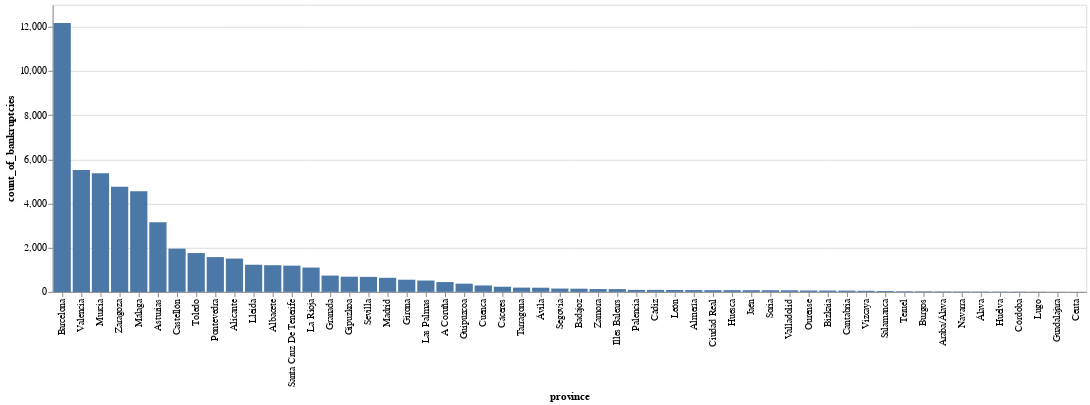

This figure's notebook cell:
### Code cell
import altair as alt
import pandas as pd


alt.Chart(df_provinces).mark_bar().encode(
    y='count_of_bankruptcies:Q',
    x=alt.Y('province:N', sort='-y'),
    tooltip = ['province','count_of_bankruptcies']
)

### Figure 1 — Vega-Lite specification as saved in the notebook (floating-point values rounded to 4 significant figures)
{"config": {"view": {"continuousWidth": 400, "continuousHeight": 300}}, "data": {"name": "data-338c9143d0babce963e071d2612bbd92"}, "mark": "bar", "encoding": {"tooltip": [{"type": "nominal", "field": "province"}, {"type": "quantitative", "field": "count_of_bankruptcies"}], "x": {"type": "nominal", "field": "province", "sort": "-y"}, "y": {"type": "quantitative", "field": "count_of_bankruptcies"}}, "$schema": "https://vega.github.io/schema/vega-lite/v4.8.1.json", "datasets": {"data-338c9143d0babce963e071d2612bbd92": [{"province": "Barcelona", "count_of_bankruptcies": 12176}, {"province": "Valencia", "count_of_bankruptcies": 5524}, {"province": "Murcia", "count_of_bankruptcies": 5373}, {"province": "Zaragoza", "count_of_bankruptcies": 4757}, {"province": "Málaga", "count_of_bankruptcies": 4552}, {"province": "Asturias", "count_of_bankruptcies": 3154}, {"province": "Castellón", "count_of_bankruptcies": 1957}, {"province": "Toledo", "count_of_bankruptcies": 1759}, {"province": "Pontevedra", "count_of_bankruptcies": 1576}, {"province": "Alicante", "count_of_bankruptcies": 1509}, {"province": "Lleida", "count_of_bankruptcies": 1229}, {"province": "Albacete", "count_of_bankruptcies": 1208}, {"province": "Santa Cruz De Tenerife", "count_of_bankruptcies": 1189}, {"province": "La Rioja", "count_of_bankruptcies": 1101}, {"province": "Granada", "count_of_bankruptcies": 738}, {"province": "Gipuzkoa", "count_of_bankruptcies": 689}, {"province": "Sevilla", "count_of_bankruptcies": 680}, {"province": "Madrid", "count_of_bankruptcies": 637}, {"province": "Girona", "count_of_bankruptcies": 551}, {"province": "Las Palmas", "count_of_bankruptcies": 514}, {"province": "A Coruña", "count_of_bankruptcies": 445}, {"province": "Guipúzcoa", "count_of_bankruptcies": 372}, {"province": "Cuenca", "count_of_bankruptcies": 291}, {"province": "Cáceres", "count_of_bankruptcies": 233}, {"province": "Tarragona", "count_of_bankruptcies": 193}, {"province": "Ávila", "count_of_bankruptcies": 189}, {"province": "Segovia", "count_of_bankruptcies": 151}, {"province": "Badajoz", "count_of_bankruptcies": 144}, {"province": "Zamora", "count_of_bankruptcies": 129}, {"province": "Illes Balears", "count_of_bankruptcies": 127}, {"province": "Palencia", "count_of_bankruptcies": 90}, {"province": "Cádiz", "count_of_bankruptcies": 90}, {"province": "León", "count_of_bankruptcies": 85}, {"province": "Almería", "count_of_bankruptcies": 82}, {"province": "Ciudad Real", "count_of_bankruptcies": 79}, {"province": "Huesca", "count_of_bankruptcies": 79}, {"province": "Jaén", "count_of_bankruptcies": 76}, {"province": "Soria", "count_of_bankruptcies": 74}, {"province": "Valladolid", "count_of_bankruptcies": 72}, {"province": "Ourense", "count_of_bankruptcies": 62}, {"province": "Bizkaia", "count_of_bankruptcies": 61}, {"province": "Cantabria", "count_of_bankruptcies": 58}, {"province": "Vizcaya", "count_of_bankruptcies": 49}, {"province": "Salamanca", "count_of_bankruptcies": 38}, {"province": "Teruel", "count_of_bankruptcies": 27}, {"province": "Burgos", "count_of_bankruptcies": 26}, {"province": "Araba/Álava", "count_of_bankruptcies": 21}, {"province": "Navarra", "count_of_bankruptcies": 17}, {"province": "Álava", "count_of_bankruptcies": 14}, {"province": "Huelva", "count_of_bankruptcies": 12}, {"province": "Córdoba", "count_of_bankruptcies": 11}, {"province": "Lugo", "count_of_bankruptcies": 9}, {"province": "Guadalajara", "count_of_bankruptcies": 5}, {"province": "Ceuta", "count_of_bankruptcies": 2}]}}
